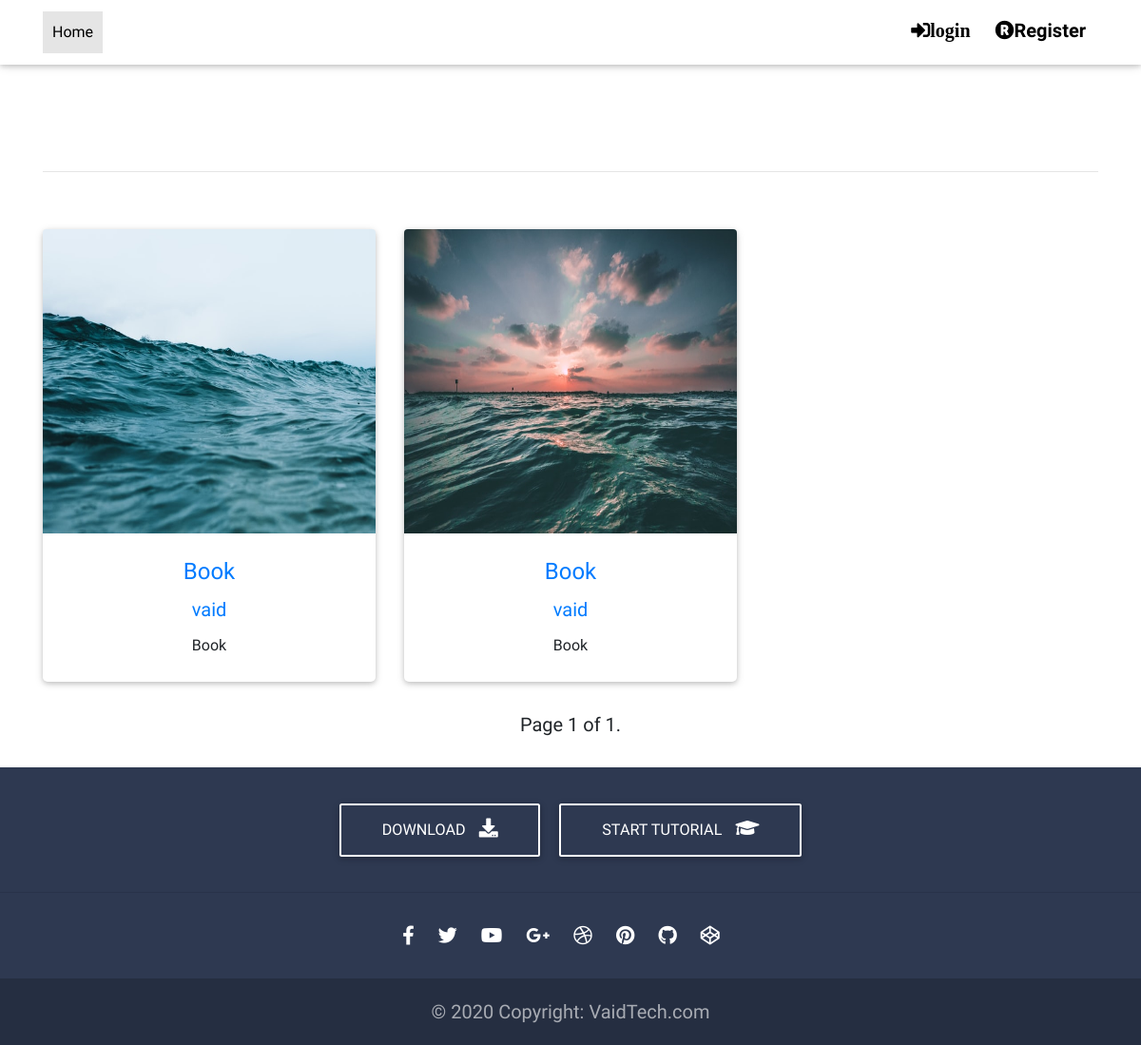
The app's page /, older data.
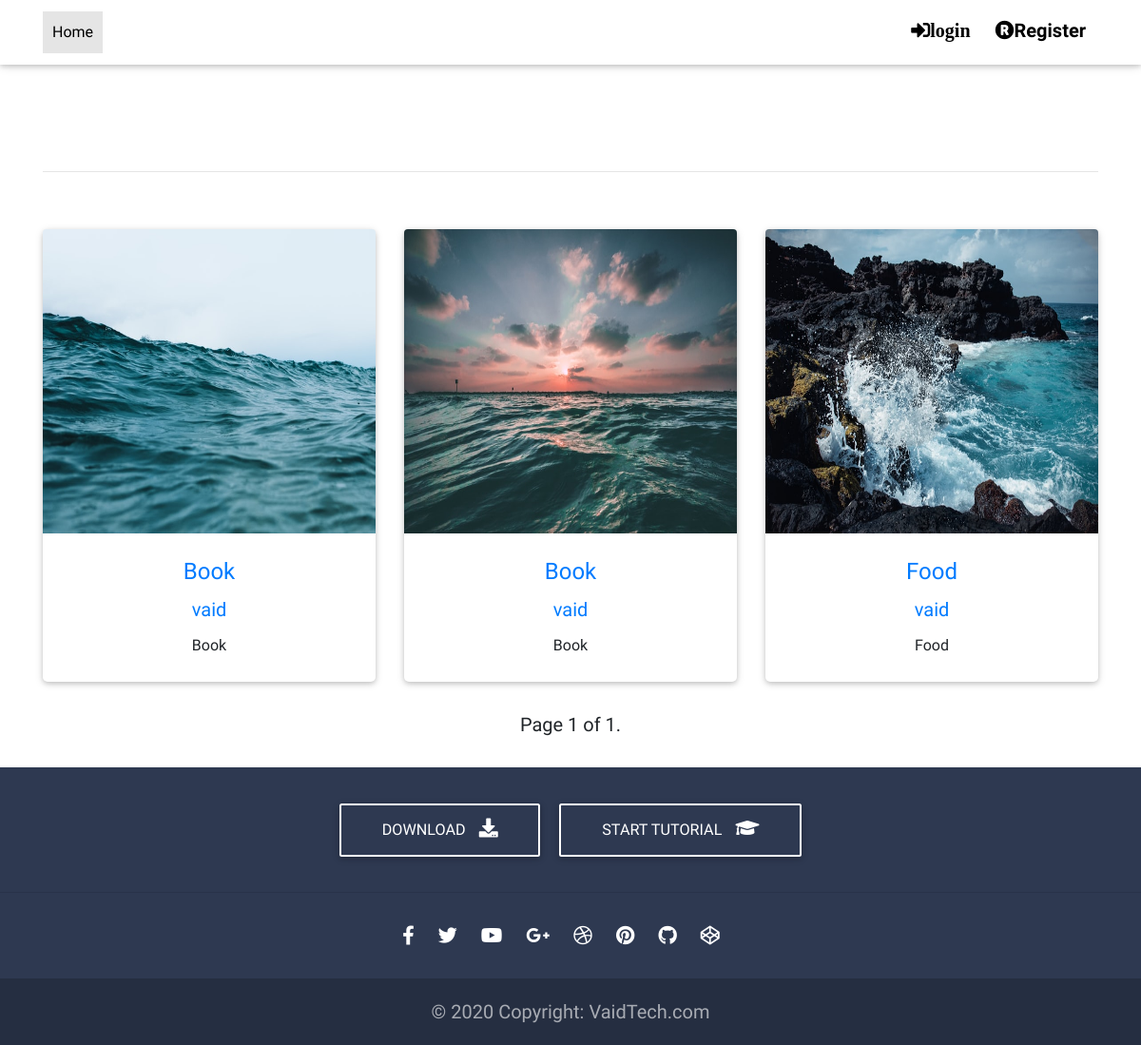
The same page, newer data.
### Articleapp/models.py (models this page shows, shortened)
class Article(models.Model):
	author_id   = models.ForeignKey(Author, on_delete=models.CASCADE)
	title       = models.CharField(max_length=120)
	image       = models.ImageField()
	description = models.TextField()
	category_name = models.ForeignKey('Category', on_delete=models.CASCADE)

class Category(models.Model):
    category_name= models.CharField(max_length=120)
    def __str__(self):
    	return self.category_name

### Authorapp/models.py (models this page shows)
class Author(models.Model):
	name          = models.OneToOneField(User, blank=True, on_delete=models.CASCADE)
	profile_image = models.ImageField()
	about         = models.TextField(blank=True, null=True)
	def __str__(self):
		return self.name.username

### Articleapp/views.py (the view)
# urls.py: path('', views.index_view, name="index"),
def index_view(request):
	all_article = Article.objects.all()
	paginator = Paginator(all_article, 3) # Show 3 contacts per page.
	page_number = request.GET.get('page')
	page_obj = paginator.get_page(page_number)
	context = {
        "all_article":all_article,
        "all_article":page_obj,
	    }
	return render(request, "home-page.html", context)

### templates/home-page.html (shortened to what this page needs)
{% extends 'base.html' %}
{% load static %}
{% block head %}
<link rel="stylesheet" type="text/css" href="{% static 'css/home-page.css' %}">
{% endblock %}
{% block content %}
 <main class="mt-5 pt-5">
    <div class="container">
      <hr class="my-5">
    <section class="text-center">
<section>
        <div class="row">
        {% for article in all_article %}
          <div class="col-lg-4 col-md-12 mb-4">
            <div class="card ">
            <a href="{% url 'post_page' id=article.id %}"><img class="card-img-top" src="{{ article.image.url }}" alt="Card image cap"></a>
              <div class="card-body">
               <h5><a w=100%; href="{% url 'category_page' name=article.category_name%}">{{ article.category_name}}</a></h5>
              </div>
              <h7><a href="{% url 'author_post' name=article.author_id %}">{{ article.author_id.name }}</a></h7>
               <h4 class="card-title"><a>{{ article.title }}</a></h4>
              </div>
         </div>
        {% endfor %}
        </div>
</section>
<section>
    <nav aria-label="Page navigation example">
      <ul class="pagination justify-content-center">
        <span class="current">
          Page {{all_article.number }} of {{ all_article.paginator.num_pages }}.
        </span>
      </ul>
    </nav>
</section>
      </section>
    </div>
  </main>
  {% endblock %}

### templates/base.html (shortened to what this page needs)
 <!DOCTYPE html>
<html lang="en">
{% load static  %}
<head>
   <link rel="stylesheet" type="text/css" href="{% static 'css/base.css' %}">
  <link rel="stylesheet" href="https://use.fontawesome.com/releases/v5.11.2/css/all.css">
  <link href="{% static 'css/bootstrap.min.css' %}" rel="stylesheet">
  <link href="{% static 'css/mdb.min.css' %}" rel="stylesheet">
  <link href="{% static 'css/style.min.css' %}" rel="stylesheet">
  {% block head %}{% endblock %}
</head>
{% include 'header.html' %}
{% block content %}
{% endblock %}
{% include 'footer.html' %}

### templates/header.html (shortened to what this page needs)
  {% load static %}
  <header>
    <nav class="navbar fixed-top navbar-expand-lg navbar-light white scrolling-navbar">
      <div class="container">
        <div class="collapse navbar-collapse" id="navbarSupportedContent">
          <ul class="navbar-nav mr-auto">
            <li class="nav-item active">
              <a class="nav-link waves-effect" href="{% url 'index' %}">Home
              </a>
            </li>
          </ul>
          <ul class="navbar-nav nav-flex-icons">
            {% if request.user.is_authenticated %}
         <li class="nav-item">
              <a href="{% url 'logout' %}" class="nav-link waves-effect">
                <i class="fas fa-sign-out-alt"><strong>logout</strong></i>
              </a>
            </li>
            <li class="nav-item">
              <a href="{% url 'author_profile' %}" class="nav-link waves-effect">
                <i class="fas fa-user"><strong>Profile</strong></i>
              </a>
            </li>
       {% else %}
            <li class="nav-item">
              <a href="{% url 'login' %}" class="nav-link waves-effect">
              <i class="fas fa-sign-in-alt">login</i>
              </a>
            </li>
            <li class="nav-item">
              <a href="{% url 'register_page' %}" class="nav-link waves-effect">
                <i class="fas fa-registered"><strong>Register</strong></i>
              </a>
            </li>
            {% endif %}
          </ul>
        </div>
      </div>
    </nav>
  </header>

### templates/footer.html
{% load static %}
  <footer class="page-footer text-center font-small mdb-color darken-2 mt-4 wow fadeIn">
    <div class="pt-4">
      <a class="btn btn-outline-white" href="" target="_blank"
        role="button">Download
        <i class="fas fa-download ml-2"></i>
      </a>
      <a class="btn btn-outline-white" href="" target="_blank" role="button">Start tutorial
        <i class="fas fa-graduation-cap ml-2"></i>
      </a>
    </div>
    <hr class="my-4">
    <div class="pb-4">
      <a href="" target="_blank">
        <i class="fab fa-facebook-f mr-3"></i>
      </a>
      <a href="" target="_blank">
        <i class="fab fa-twitter mr-3"></i>
      </a>
      <a href="" target="_blank">
        <i class="fab fa-youtube mr-3"></i>
      </a>
      <a href="" target="_blank">
        <i class="fab fa-google-plus-g mr-3"></i>
      </a>
      <a href="" target="_blank">
        <i class="fab fa-dribbble mr-3"></i>
      </a>
      <a href="" target="_blank">
        <i class="fab fa-pinterest mr-3"></i>
      </a>
      <a href="" target="_blank">
        <i class="fab fa-github mr-3"></i>
      </a>
      <a href="" target="_blank">
        <i class="fab fa-codepen mr-3"></i>
      </a>
    </div>
    <div class="footer-copyright py-3">
      © 2020 Copyright:
        VaidTech.com
    </div>
  </footer>

### static/css/base.css (style rules this page uses)
* { font-family: 'Baloo Paaji 2', cursive; font-size: 20px; }

### static/css/home-page.css (style rules this page uses)
.card-img-top { width: 100%; height: 40vh; }
.card-title { margin-bottom: .75rem; padding-bottom: 10px; }
.card-body h5 a { font-size: 24px; }
a { color: #007bff; cursor: pointer; font-size: 20px; }
a:not([href]):not([tabindex]), a:not([href]):not([tabindex]):focus, a:not([href]):not([tabindex]):hover { color: inherit; text-decoration: none; font-size: 16px; }
.navbar.navbar-light .breadcrumb .nav-item .nav-link, .navbar.navbar-light .navbar-nav .nav-item .nav-link { color: #000; transition: .35s; font-size: medium; }
.card-body { flex: 1 1 auto; padding-top: 1.25rem; padding-bottom: 0px; }

Row changes from the older to the newer data that the page shows:
added Article: image (picture), category_name "Food", author_id.name "vaid", title "Food"
